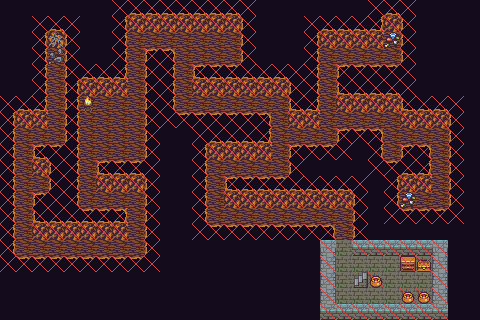

Rendered tile map (Tiled .tmx) drawn with the repository's tilesets; below, a short description and the map source with its tile grids summarised:
An orthogonal 30x20 tile map with 16x16 px tiles, 6 tile layers (tile 1 - grass water, tile 2 - shadow, tile 3 - tree floor wall road, tile 4 - furniture door column sign, ...), 2 tilesets and 6 objects (2x #quest_crystals_pick, #goto 53 59 ghosttown, #quest_jail_break_in, ken_basement, under_jail).

<map version="1.0" orientation="orthogonal" renderorder="right-down" width="30" height="20" tilewidth="16" tileheight="16" nextobjectid="7">
 <tileset firstgid="1" source="tileset/tiny16.tsx" />
 <tileset firstgid="257" source="tileset/ghosttown.tsx" />
 <layer name="tile 1 - grass water" width="30" height="20">
  <data>[600 cells, 600 non-empty, 3 distinct tile ids]</data>
 </layer>
 <layer name="tile 2 - shadow" width="30" height="20">
  <data>[600 cells, 19 non-empty, 4 distinct tile ids]</data>
 </layer>
 <layer name="tile 3 - tree floor wall road" width="30" height="20">
  <data>[600 cells, 251 non-empty, 15 distinct tile ids]</data>
 </layer>
 <layer name="tile 4 - furniture door column sign" width="30" height="20">
  <data>[600 cells, 8 non-empty, 5 distinct tile ids]</data>
 </layer>
 <layer name="tile 5 - extra" width="30" height="20">
  <data>[600 cells, 1 non-empty, 1 distinct tile ids]</data>
 </layer>
 <layer name="edge" width="30" height="20">
  <data>[600 cells, 277 non-empty, 1 distinct tile ids]</data>
 </layer>
 <objectgroup name="event">
  <object id="1" type="#goto 53 59 ghosttown" gid="280" x="352" y="288" width="16" height="16" />
  <object id="2" type="#quest_jail_break_in" gid="280" x="48" y="64" width="16" height="16" />
  <object id="5" type="#quest_crystals_pick" gid="280" x="400" y="208" width="16" height="16" />
  <object id="6" type="#quest_crystals_pick" gid="280" x="384" y="48" width="16" height="16" />
 </objectgroup>
 <objectgroup name="place">
  <object id="3" type="ken_basement" gid="281" x="336" y="288" width="16" height="16" />
  <object id="4" type="under_jail" gid="281" x="48" y="48" width="16" height="16" />
 </objectgroup>
 <objectgroup name="npc" />
</map>
